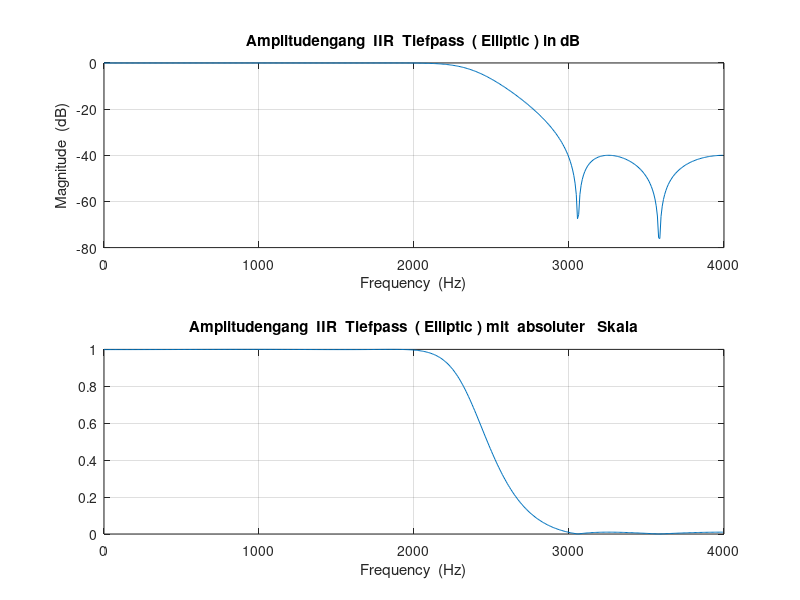
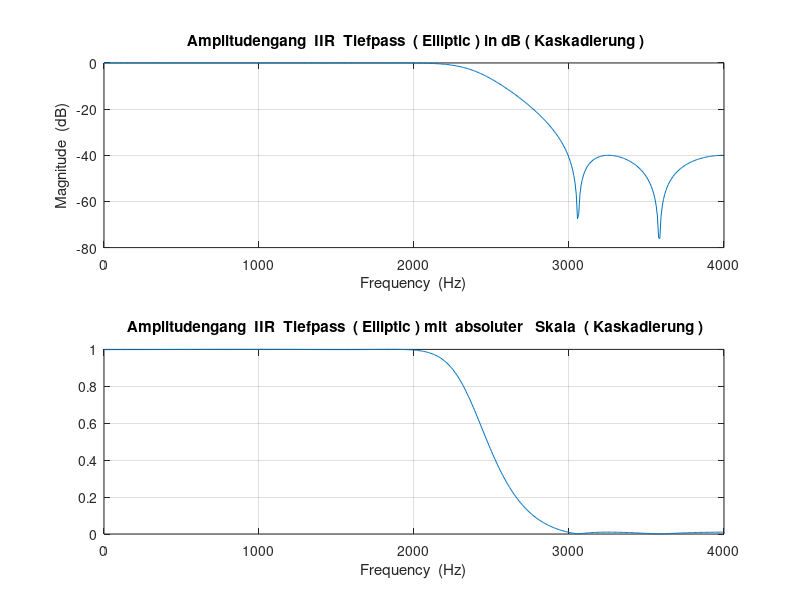

The MATLAB script that drew these images, in order:
clear all
clc

%% DVP4 Filterentwurf IIR
% Filter Parameter

Fs = 8000;              % Sample frequency [Hz]
fg_passband = 1950;     % Passband corner frequency [Hz]
fg_stopband = 3000;     % Stopband corner frequency [Hz]

Wp = fg_passband/(Fs/2);% Passband corner frequency normalized to 1/2 sample frequency
Ws = fg_stopband/(Fs/2);% Stopband corner frequency normalized to 1/2 sample frequency
Rs = 40;                % Stopband attenuation [db]
Rp = 0.01;              % Passband ripple [db]


%% IIR LP-Filterentwurf: ellipord & ellip

% ellipord calculates the minimum order of a digital or analog elliptic filter 
% required to meet a set of filter design specifications.
% n -> returns the lowest order
% Wp -> Cutoff frequencies
[n_ellipord_LP, Wp_ellipord_LP] = ellipord(Wp, Ws, Rp, Rs); 

% Returns the transfer function coefficients of an nth-order lowpass digital elliptic filter 
% with normalized passband edge frequency Wp
[b_ellip_LP, a_ellip_LP] = ellip(n_ellipord_LP, Rp, Rs, Wp_ellipord_LP);

% Convert digital filter transfer function data to second-order sections form
% sos -> matrix with second-order section
% g -> gain factor
[sos_ellip_LP, g_ellip_LP] = tf2sos(b_ellip_LP, a_ellip_LP);

%%

% Amplitudengang
[amp_ellip_LP , freq_ellip_LP ] = freqz(b_ellip_LP, a_ellip_LP, 512, Fs);
figure (1);
subplot (211);
plot (freq_ellip_LP ,(20* log10 (abs(amp_ellip_LP ))));
grid on;
title (' Amplitudengang  IIR  Tiefpass  ( Elliptic ) in dB ');
xlabel ('Frequency  (Hz)');
ylabel ('Magnitude  (dB)');
subplot (212);
plot (freq_ellip_LP ,abs(amp_ellip_LP ));
grid on;
title (' Amplitudengang  IIR  Tiefpass  ( Elliptic ) mit  absoluter   Skala ');
xlabel ('Frequency  (Hz)');

% IIR Filter with stages, scatter gain factor over the stages
% column -> spalte, row -> zeile
[ sos_ellip_LP_column , sos_ellip_LP_row ] = size(sos_ellip_LP);
% calculate the iir filter order
sos_ellip_LP_order = sos_ellip_LP_column;

% scatter the gain factor over the stages
% n-square of the factor, n=stages / nthroot->n-square
% Transponierte Direktstruktur II <- g scatter only over coeff b
for(k=1: sos_ellip_LP_column)
    for(m=1: (sos_ellip_LP_row/2))
        sos_ellip_LP(k,m)= sos_ellip_LP(k,m)* nthroot (g_ellip_LP, sos_ellip_LP_order );
    end
end

b_sos_ellip_LP = sos_ellip_LP (:,1:3);
a_sos_ellip_LP = sos_ellip_LP (:,4:6);

[amp_ellip1_LP , freq_ellip1_LP] = freqz(b_sos_ellip_LP(1,:) ,[a_sos_ellip_LP(1,1) a_sos_ellip_LP(1,2:3)], 512, Fs);
[amp_ellip2_LP , freq_ellip2_LP] = freqz(b_sos_ellip_LP(2,:) ,[a_sos_ellip_LP(2,1) a_sos_ellip_LP(2,2:3)], 512, Fs);

figure(2);
subplot(211);
plot(freq_ellip1_LP ,( 20* log10 (abs( amp_ellip1_LP )) + 20* log10 (abs( amp_ellip2_LP )) ) );
grid on;
title (' Amplitudengang  IIR  Tiefpass  ( Elliptic ) in dB ( Kaskadierung )');
xlabel ('Frequency  (Hz)');
ylabel ('Magnitude  (dB)');
subplot (2 ,1 ,2);
plot (freq_ellip1_LP ,abs( amp_ellip1_LP .* amp_ellip2_LP ));
grid on;
title (' Amplitudengang  IIR  Tiefpass  ( Elliptic ) mit  absoluter   Skala  ( Kaskadierung )');
xlabel ('Frequency  (Hz)');
